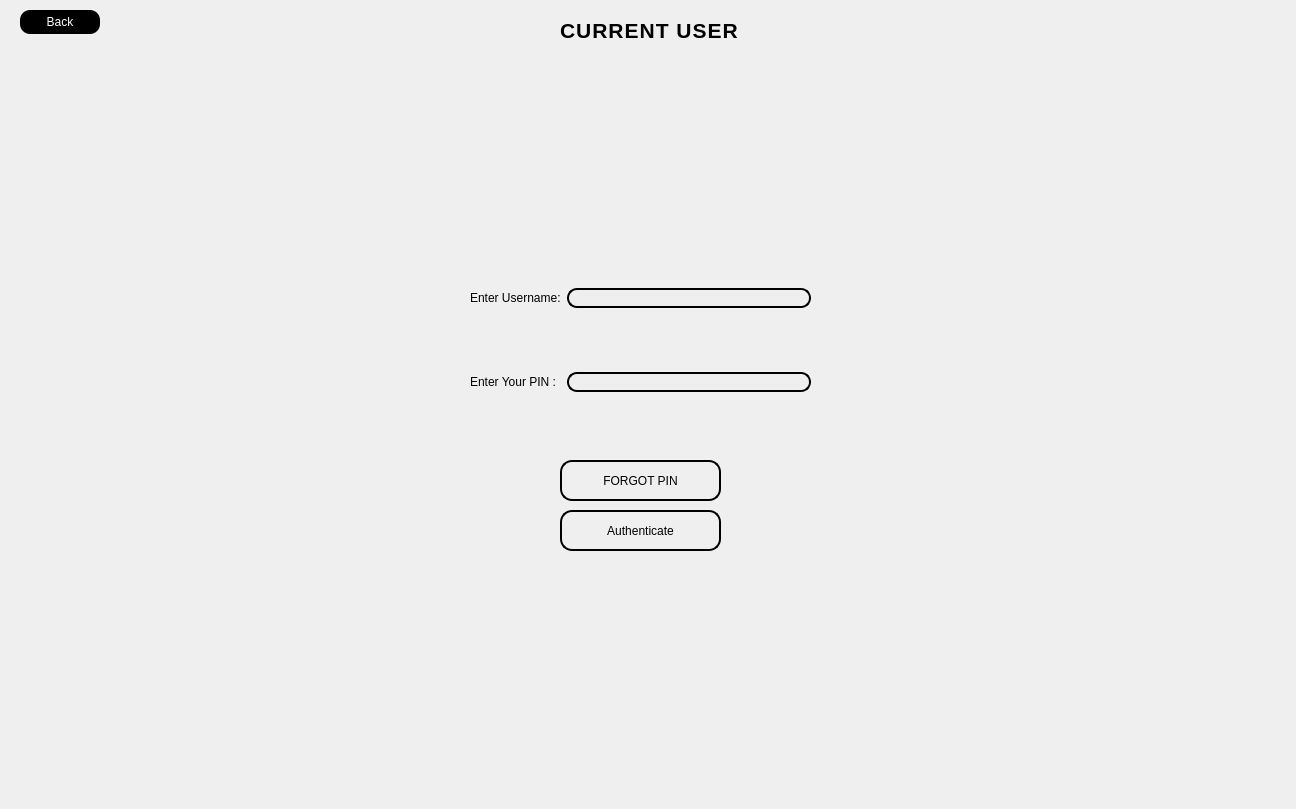
<?xml version="1.0" encoding="UTF-8"?>
<ui version="4.0">
 <class>CurrentUser</class>
 <widget class="QDialog" name="CurrentUser">
  <property name="geometry">
   <rect>
    <x>0</x>
    <y>0</y>
    <width>1296</width>
    <height>809</height>
   </rect>
  </property>
  <property name="windowTitle">
   <string>Dialog</string>
  </property>
  <widget class="QLabel" name="label">
   <property name="geometry">
    <rect>
     <x>560</x>
     <y>20</y>
     <width>781</width>
     <height>20</height>
    </rect>
   </property>
   <property name="styleSheet">
    <string notr="true">
color: rgb(0, 0, 0);
font-weight: bold;
font-size: 16pt;
font-family: &quot;Arial&quot;, sans-serif;
text-transform: uppercase;
letter-spacing: 1px;
</string>
   </property>
   <property name="text">
    <string>CURRENT USER</string>
   </property>
  </widget>
  <widget class="QPushButton" name="pushButtonCUBack">
   <property name="geometry">
    <rect>
     <x>20</x>
     <y>10</y>
     <width>80</width>
     <height>24</height>
    </rect>
   </property>
   <property name="styleSheet">
    <string notr="true">#pushButtonCUBack{
background-color:black;
color:white;
border-radius:10px;
}
#pushButtonCUBack:hover{

background-color:rgb(85, 170, 255);
}

#pushButtonCUBack:pressed{
	background-color: rgb(0, 85, 255);

}</string>
   </property>
   <property name="text">
    <string>Back</string>
   </property>
  </widget>
  <widget class="QWidget" name="widget" native="true">
   <property name="geometry">
    <rect>
     <x>380</x>
     <y>180</y>
     <width>521</width>
     <height>381</height>
    </rect>
   </property>
   <property name="styleSheet">
    <string notr="true">#widget{
	border-image: url(:/images/border 1.png);

}</string>
   </property>
   <widget class="QWidget" name="layoutWidget">
    <property name="geometry">
     <rect>
      <x>90</x>
      <y>50</y>
      <width>341</width>
      <height>221</height>
     </rect>
    </property>
    <layout class="QGridLayout" name="gridLayout">
     <item row="1" column="1">
      <widget class="QLineEdit" name="lineEditCUAccPin">
       <property name="styleSheet">
        <string notr="true">#lineEditCUAccPin{
	background-color: transparent;
border: 2px solid black;
border-radius: 10px;

}</string>
       </property>
      </widget>
     </item>
     <item row="0" column="0">
      <widget class="QLabel" name="label_2">
       <property name="styleSheet">
        <string notr="true">color: rgb(0, 0, 0);
font: 700 10pt &quot;Arial&quot;;</string>
       </property>
       <property name="text">
        <string>Enter Username:</string>
       </property>
      </widget>
     </item>
     <item row="1" column="0">
      <widget class="QLabel" name="label_3">
       <property name="styleSheet">
        <string notr="true">color: rgb(0, 0, 0);
font: 700 10pt &quot;Arial&quot;;</string>
       </property>
       <property name="text">
        <string>Enter Your PIN :</string>
       </property>
      </widget>
     </item>
     <item row="0" column="1">
      <widget class="QLineEdit" name="lineEditCUUsername">
       <property name="styleSheet">
        <string notr="true">#lineEditCUUsername{
	background-color: transparent;
border-radius: 10px ;
border: 2px solid black

}</string>
       </property>
      </widget>
     </item>
    </layout>
   </widget>
   <widget class="QPushButton" name="pushButtonCUAuthenticate">
    <property name="geometry">
     <rect>
      <x>180</x>
      <y>330</y>
      <width>161</width>
      <height>41</height>
     </rect>
    </property>
    <property name="styleSheet">
     <string notr="true">#pushButtonCUAuthenticate{
color: rgb(0, 0, 0);
border-background: transparent;
border-radius :12px;
border: 2px solid black;
font: 700 11pt &quot;Arial&quot;;
}


#pushButtonCUAuthenticate:hover{

background-color:rgb(85, 170, 255);
}

#pushButtonCUAuthenticate:pressed{
	background-color: rgb(0, 85, 255);

}</string>
    </property>
    <property name="text">
     <string>Authenticate</string>
    </property>
   </widget>
   <widget class="QPushButton" name="pushButtonCUForgotPin">
    <property name="geometry">
     <rect>
      <x>180</x>
      <y>280</y>
      <width>161</width>
      <height>41</height>
     </rect>
    </property>
    <property name="styleSheet">
     <string notr="true">#pushButtonCUForgotPin{
color: rgb(0, 0, 0);
border-background: transparent;
border-radius :12px;
border: 2px solid black;
font: 700 11pt &quot;Arial&quot;;
}


#pushButtonCUForgotPin:hover{

background-color:rgb(85, 170, 255);
}

#pushButtonCUForgotPin:pressed{
	background-color: rgb(0, 85, 255);

}</string>
    </property>
    <property name="text">
     <string>FORGOT PIN</string>
    </property>
   </widget>
  </widget>
 </widget>
 <resources/>
 <connections/>
</ui>
